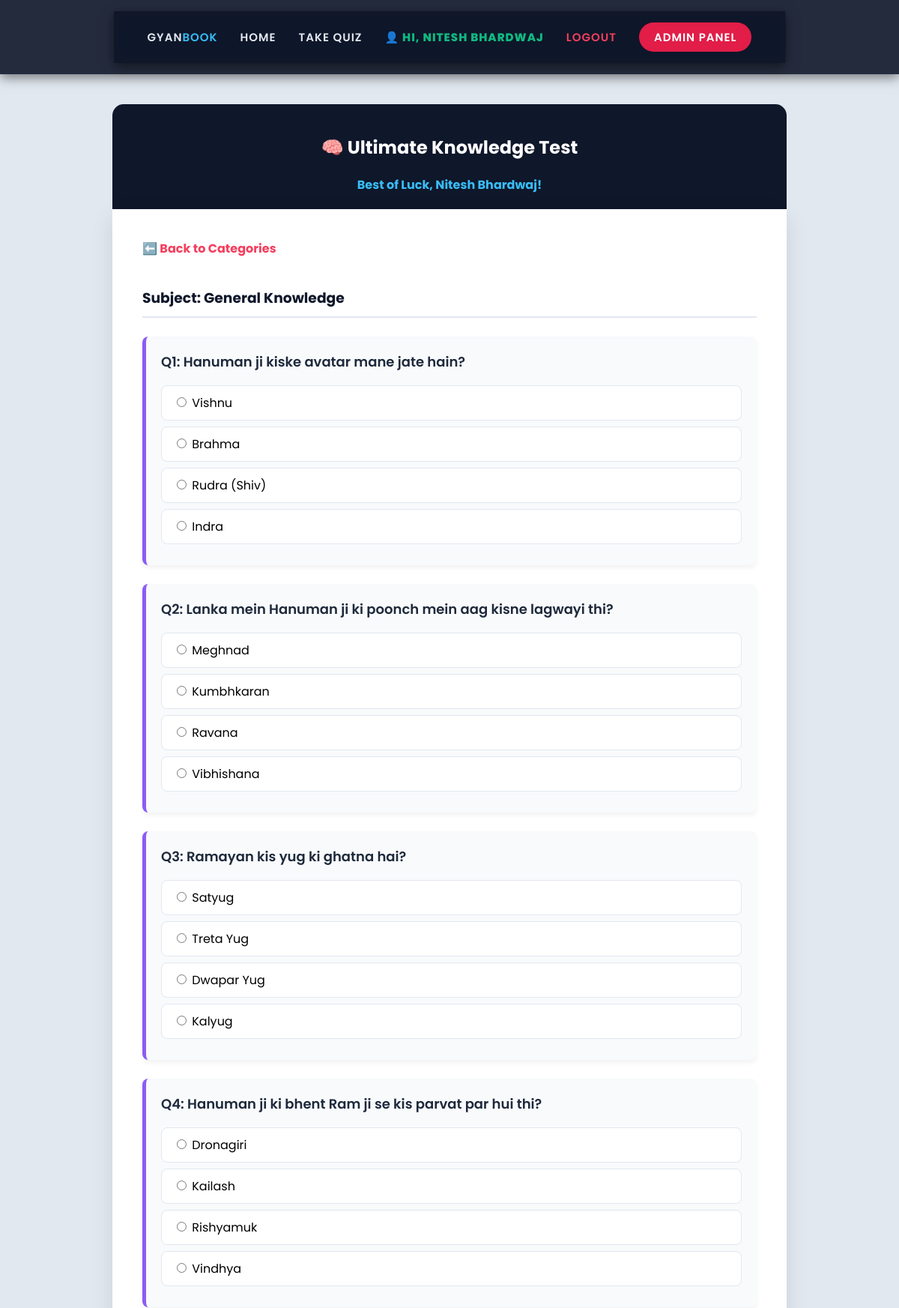
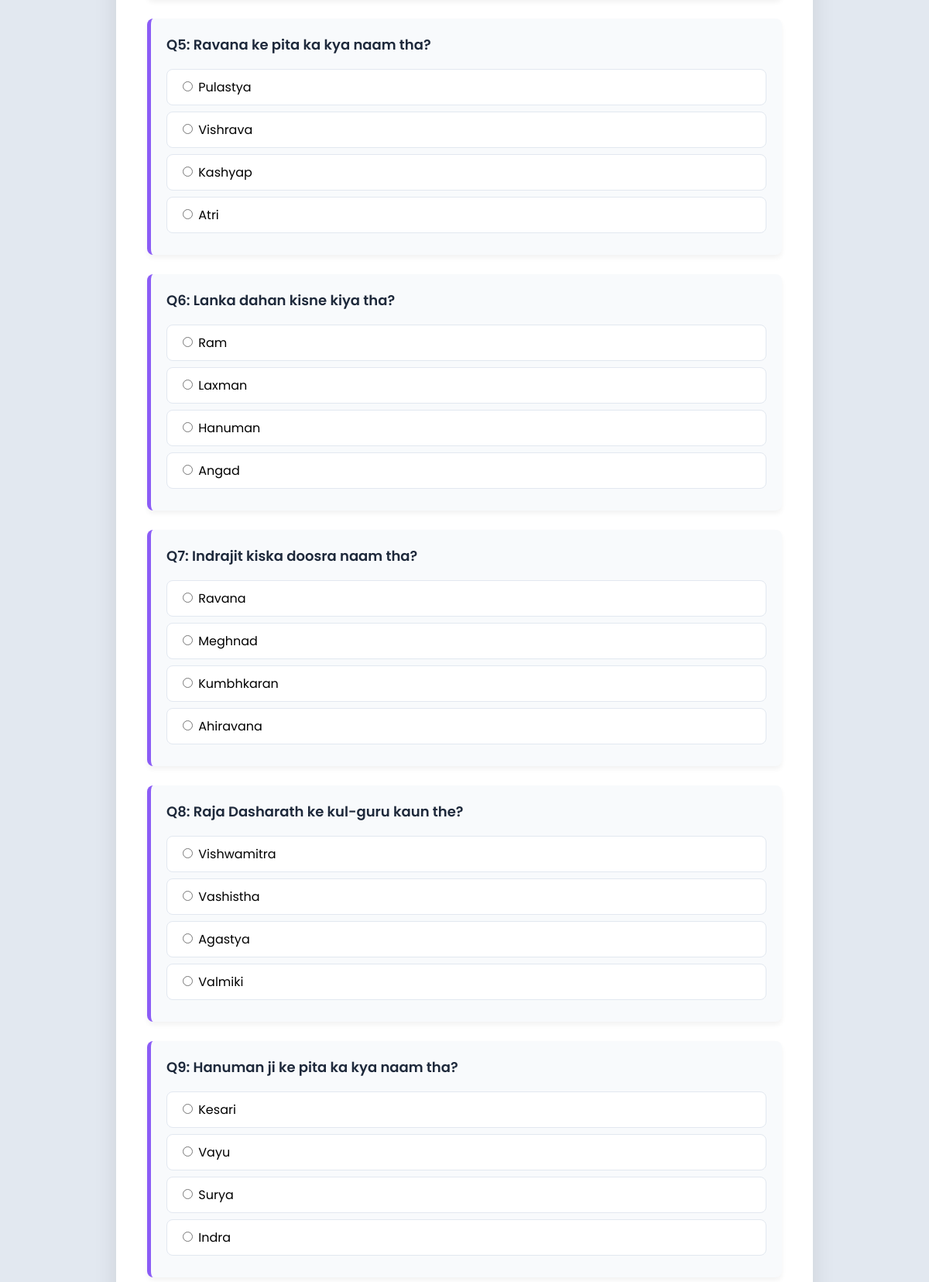
The app's page /quiz.php?cat=General+Knowledge (signed in, upper part) with its own data (2 pictures, top to bottom).
### tables this page shows
CREATE TABLE `questions` (
  `id` int(11) NOT NULL,
  `category` varchar(100) NOT NULL DEFAULT 'General Knowledge',
  `question_text` text NOT NULL,
  `opt_a` varchar(255) NOT NULL,
  `opt_b` varchar(255) NOT NULL,
  `opt_c` varchar(255) NOT NULL,
  `opt_d` varchar(255) NOT NULL,
  `correct_opt` varchar(1) NOT NULL
);

### quiz.php (the view, shortened to what this page needs)
<?php
include 'db.php';
?>
<!DOCTYPE html>
<html>
<head>
</head>
<body>
    <?php include 'navbar.php'; ?>
    <div class="quiz-container">
        <div class="quiz-header">
            <h2>🧠 Ultimate Knowledge Test</h2>
            <p style="color: #38bdf8; margin: 0; font-weight: bold;">Best of Luck, <?php echo $_SESSION['user_name']; ?>!</p>
        </div>
        <div class="quiz-body">
            <?php if(!isset($_GET['cat'])): ?>
                <h3 style="text-align: center; color: #334155;">Select a Subject / Category</h3>
                <div class="cat-grid">
                    <?php
                    $cats = $conn->query("SELECT DISTINCT category FROM questions");
                    if($cats->num_rows > 0) {
                        while($c = $cats->fetch_assoc()) {
                            $cat_name = $c['category'];
                            echo "<a href='quiz.php?cat=".urlencode($cat_name)."' class='cat-card'>📚 ".$cat_name."</a>";
                        }
                    } else {
                        echo "<p style='color:red; text-align:center; grid-column: 1 / -1;'>Abhi tak koi category available nahi hai. Admin Panel se question add karein.</p>";
                    }
                    ?>
                </div>
            <?php else: ?>
                <?php $selected_cat = $conn->real_escape_string($_GET['cat']); ?>
                <a href="quiz.php" class="back-btn">⬅️ Back to Categories</a>
                <h3 style="color: #0f172a; border-bottom: 2px solid #e2e8f0; padding-bottom: 10px;">Subject: <?php echo htmlspecialchars($selected_cat); ?></h3>
                <form action="submit_quiz.php" method="POST">
                    <?php
                    $sql = "SELECT * FROM questions WHERE category='$selected_cat' ORDER BY RAND() LIMIT 100";
                    $result = $conn->query($sql);
                    if($result->num_rows > 0) {
                        $q_no = 1;
                        while($row = $result->fetch_assoc()) {
                            echo "<div class='question-card'>";
                            echo "<p>Q" . $q_no . ": " . $row['question_text'] . "</p>";
                            echo "<div class='options'>";
                            echo "<label><input type='radio' name='ans[".$row['id']."]' value='A' required> " . $row['opt_a'] . "</label>";
                            echo "<label><input type='radio' name='ans[".$row['id']."]' value='B'> " . $row['opt_b'] . "</label>";
                            echo "<label><input type='radio' name='ans[".$row['id']."]' value='C'> " . $row['opt_c'] . "</label>";
                            echo "<label><input type='radio' name='ans[".$row['id']."]' value='D'> " . $row['opt_d'] . "</label>";
                            echo "</div></div>";
                            $q_no++;
                        }
                    } else {
                        echo "<h3 style='color:red; text-align:center;'>Is category mein abhi koi question nahi hai!</h3>";
                    }
                    ?>
                </form>
            <?php endif; ?>
        </div>
    </div>
</body>
</html>

### quiz.php (style rules this page uses)
body { font-family: 'Poppins', sans-serif; background: #e2e8f0; margin: 0; }
.quiz-container { max-width: 900px; margin: 40px auto; }
.quiz-header { background: #0f172a; color: white; padding: 20px; border-radius: 15px 15px 0 0; text-align: center; }
.quiz-body { background: white; padding: 40px; border-radius: 0 0 15px 15px; box-shadow: 0 10px 30px rgba(0,0,0,0.1); }
.question-card { background: #f8fafc; border-left: 5px solid #8b5cf6; padding: 20px; margin-top: 25px; border-radius: 8px; box-shadow: 0 4px 6px rgba(0,0,0,0.05); }
.question-card p { font-size: 18px; font-weight: 600; color: #1e293b; margin-top: 0; }
.options label { display: block; background: #ffffff; padding: 10px 15px; margin: 8px 0; border: 1px solid #e2e8f0; border-radius: 8px; cursor: pointer; transition: all 0.2s; }
.back-btn { display: inline-block; margin-bottom: 20px; color: #f43f5e; text-decoration: none; font-weight: bold; }

### records on screen
questions: question_text "Hanuman ji kiske avatar mane jate hain?", opt_a "Vishnu", opt_b "Brahma", opt_c "Rudra (Shiv)", opt_d "Indra"
questions: question_text "Lanka mein Hanuman ji ki poonch mein aag kisne lagwayi thi?", opt_a "Meghnad", opt_b "Kumbhkaran", opt_c "Ravana", opt_d "Vibhishana"
questions: question_text "Ramayan kis yug ki ghatna hai?", opt_a "Satyug", opt_b "Treta Yug", opt_c "Dwapar Yug", opt_d "Kalyug"
questions: question_text "Hanuman ji ki bhent Ram ji se kis parvat par hui thi?", opt_a "Dronagiri", opt_b "Kailash", opt_c "Rishyamuk", opt_d "Vindhya"
questions: question_text "Ravana ke pita ka kya naam tha?", opt_a "Pulastya", opt_b "Vishrava", opt_c "Kashyap", opt_d "Atri"
questions: question_text "Lanka dahan kisne kiya tha?", opt_a "Ram", opt_b "Laxman", opt_c "Hanuman", opt_d "Angad"
questions: question_text "Indrajit kiska doosra naam tha?", opt_a "Ravana", opt_b "Meghnad", opt_c "Kumbhkaran", opt_d "Ahiravana"
questions: question_text "Raja Dasharath ke kul-guru kaun the?", opt_a "Vishwamitra", opt_b "Vashistha", opt_c "Agastya", opt_d "Valmiki"
questions: question_text "Hanuman ji ke pita ka kya naam tha?", opt_a "Kesari", opt_b "Vayu", opt_c "Surya", opt_d "Indra"

### other values on screen
$_SESSION['user_name'] "NITESH BHARDWAJ"
$_SESSION['user_name'] "Nitesh Bhardwaj"
$selected_cat "General Knowledge"
